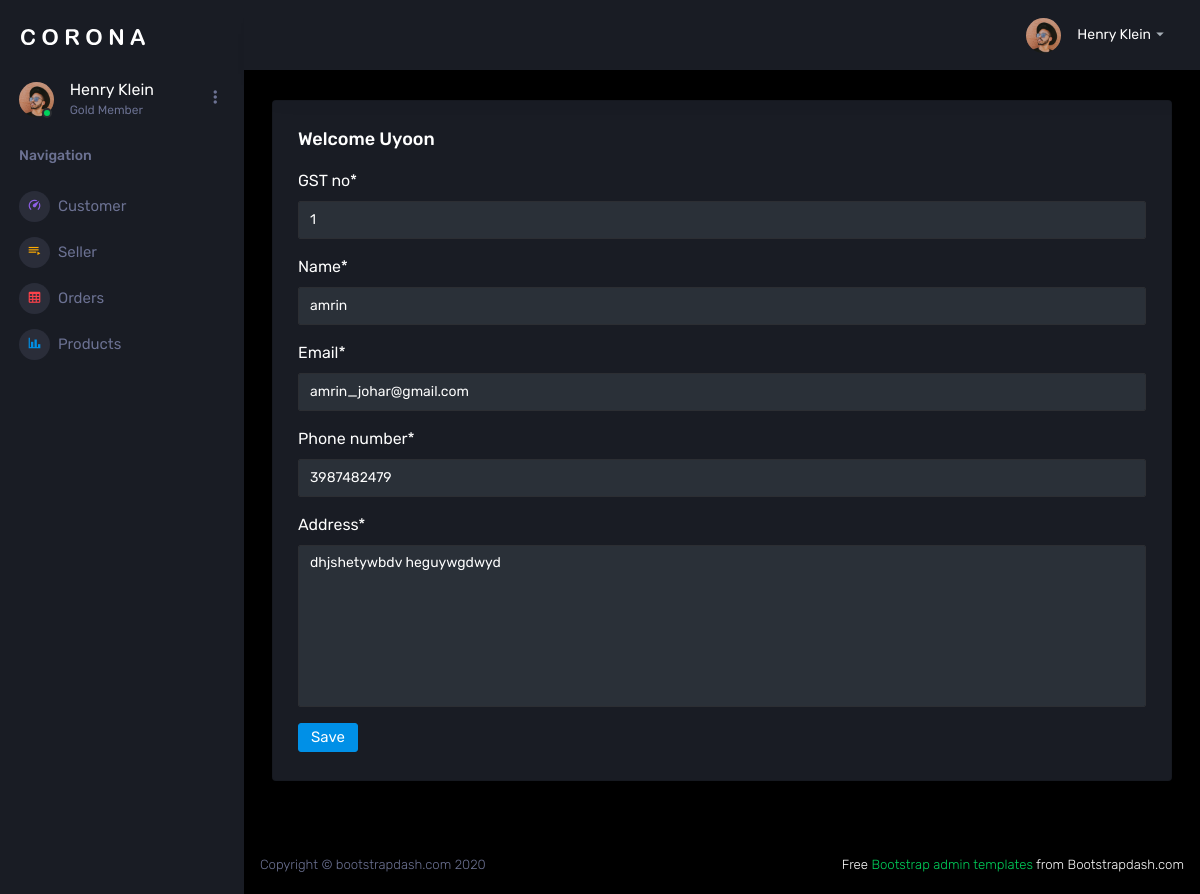
The app's page /edit_seller/1 (signed in) with its own data.
### new_app/models.py (models this page shows)
class Login(AbstractUser):
    is_seller = models.BooleanField(default=False)
    is_customer = models.BooleanField(default=False)

class Seller(models.Model):
    user = models.OneToOneField(Login,on_delete=models.CASCADE,related_name='seller')
    GST_no =models.IntegerField()
    name = models.CharField(max_length=20)
    email = models.EmailField()
    phone_number = models.CharField(max_length=10)
    address = models.TextField()

### new_app/admin_views.py (the view)
# urls.py: path("edit_seller/<int:id>", admin_views.edit_seller, name="edit_seller"),
@login_required(login_url='login_view')
def edit_seller(request,id):
    data = Seller.objects.get(id=id)
    form = SellerForm(instance=data)
    if request.method == 'POST':
        form = SellerForm(request.POST, instance=data)
        if form.is_valid():
            form.save()
            return redirect('read_seller')
    return render(request,'admin/edit_seller.html',{'form1':form})

### new_app/forms.py
class SellerForm(forms.ModelForm):
    class Meta:
        model = Seller
        fields = ('GST_no','name','email','phone_number','address')

### templates/admin/edit_seller.html (shortened to what this page needs)
{% extends "admin/admin_base.html" %}
{% load crispy_forms_tags %}
{% block content %}
<form method="post">
    {{ form1|crispy }}
    <button class="btn btn-primary" type="submit">Save</button>
</form>
{% endblock %}

### templates/admin/admin_base.html (shortened to what this page needs)
<!DOCTYPE html>
{% load static %}
<html lang="en">
  <head>
    <link rel="stylesheet" href=" {% static 'assets/vendors/mdi/css/materialdesignicons.min.css' %} ">
    <link rel="stylesheet" href=" {% static 'assets/vendors/css/vendor.bundle.base.css' %} ">
    <link rel="stylesheet" href=" {% static 'assets/vendors/jvectormap/jquery-jvectormap.css' %} ">
    <link rel="stylesheet" href=" {% static 'assets/vendors/flag-icon-css/css/flag-icon.min.css' %} ">
    <link rel="stylesheet" href=" {% static 'assets/vendors/owl-carousel-2/owl.carousel.min.css' %} ">
    <link rel="stylesheet" href=" {% static 'assets/vendors/owl-carousel-2/owl.theme.default.min.css' %} ">
    <link rel="stylesheet" href=" {% static 'assets/css/style.css' %} ">
  </head>
  <body>
    <div class="container-scroller">
      <nav class="sidebar sidebar-offcanvas" id="sidebar">
        <div class="sidebar-brand-wrapper d-none d-lg-flex align-items-center justify-content-center fixed-top">
          <a class="sidebar-brand brand-logo" href=" {% static '../index.html' %} "><img src=" {% static 'assets/images/logo.svg' %} " alt="logo" /></a>
        </div>
        <ul class="nav">
          <li class="nav-item profile">
            <div class="profile-desc">
              <div class="profile-pic">
                <div class="count-indicator">
                  <img class="img-xs rounded-circle " src=" {% static 'assets/images/faces/face15.jpg' %} " alt="">
                  <span class="count bg-success"></span>
                </div>
                <div class="profile-name">
                  <h5 class="mb-0 font-weight-normal">Henry Klein</h5>
                  <span>Gold Member</span>
                </div>
              </div>
              <a href="#" id="profile-dropdown" data-toggle="dropdown"><i class="mdi mdi-dots-vertical"></i></a>
            </div>
          </li>
          <li class="nav-item nav-category">
            <span class="nav-link">Navigation</span>
          </li>
          <li class="nav-item menu-items">
            <a class="nav-link" href="{% url 'read_customer' %}">
              <span class="menu-icon">
                <i class="mdi mdi-speedometer"></i>
              </span>
                <span class="menu-title">Customer</span>
            </a>
          </li>
          <li class="nav-item menu-items">
            <a class="nav-link" href=" {% url 'read_seller' %} ">
              <span class="menu-icon">
                <i class="mdi mdi-playlist-play"></i>
              </span>
              <span class="menu-title">Seller</span>
            </a>
          </li>
          <li class="nav-item menu-items">
            <a class="nav-link" href=" {% url 'all_order' %} ">
              <span class="menu-icon">
                <i class="mdi mdi-table-large"></i>
              </span>
              <span class="menu-title">Orders</span>
            </a>
          </li>
          <li class="nav-item menu-items">
            <a class="nav-link" href=" {% url 'all_product' %} ">
              <span class="menu-icon">
                <i class="mdi mdi-chart-bar"></i>
              </span>
              <span class="menu-title">Products</span>
            </a>
          </li>
        </ul>
      </nav>
      <div class="container-fluid page-body-wrapper">
        <nav class="navbar p-0 fixed-top d-flex flex-row">
          <div class="navbar-menu-wrapper flex-grow d-flex align-items-stretch">
            <ul class="navbar-nav navbar-nav-right">
              <li class="nav-item dropdown">
                <a class="nav-link" id="profileDropdown" href="#" data-toggle="dropdown">
                  <div class="navbar-profile">
                    <img class="img-xs rounded-circle" src=" {% static 'assets/images/faces/face15.jpg' %} " alt="">
                    <p class="mb-0 d-none d-sm-block navbar-profile-name">Henry Klein</p>
                    <i class="mdi mdi-menu-down d-none d-sm-block"></i>
                  </div>
                </a>
              </li>
            </ul>
          </div>
        </nav>
        <div class="main-panel">
          <div class="content-wrapper">
            <div class="row ">
              <div class="col-12 grid-margin">
                <div class="card">
                  <div class="card-body">
                    <h4 class="card-title">Welcome {{ request.user }}</h4>
                    {% block content %}
                      {% endblock %}
                  </div>
                </div>
              </div>
            </div>
          </div>
          <footer class="footer">
            <div class="d-sm-flex justify-content-center justify-content-sm-between">
              <span class="text-muted d-block text-center text-sm-left d-sm-inline-block">Copyright © bootstrapdash.com 2020</span>
              <span class="float-none float-sm-right d-block mt-1 mt-sm-0 text-center"> Free <a href="https://www.bootstrapdash.com/bootstrap-admin-template/" target="_blank">Bootstrap admin templates</a> from Bootstrapdash.com</span>
            </div>
          </footer>
        </div>
      </div>
    </div>
  </body>
</html>

### records on screen
Login: user "Uyoon"
Seller: GST_no "1", name "amrin", email "amrin_johar@gmail.com", phone_number "3987482479", address "dhjshetywbdv heguywgdwyd"
